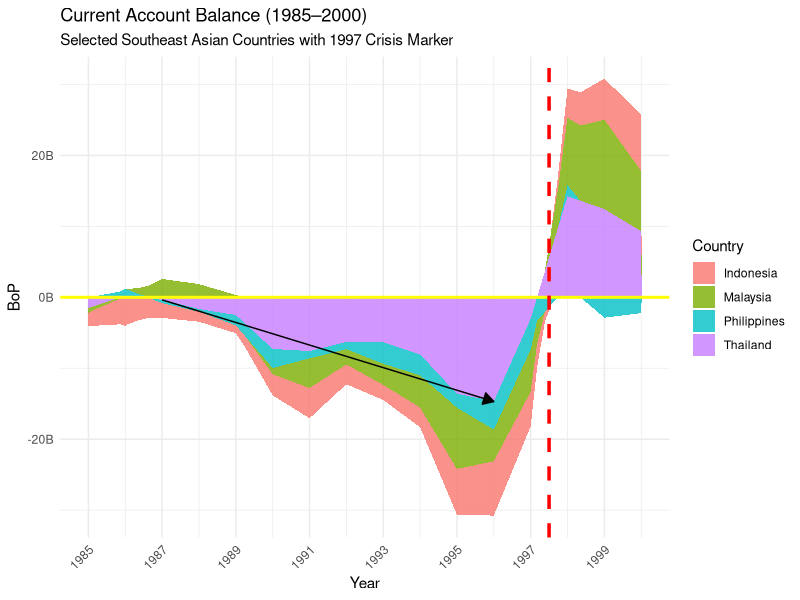

Reproduce this figure in R.

library(readxl)
library(tidyverse)
library(scales)
library(ggplot2)

data <- read_excel("current account balance.xlsx")

year_cols <- names(data)[grepl("^\\d{4}$", names(data))]


data_long <- data |>
  pivot_longer(
    cols = all_of(year_cols),
    names_to = "year",
    values_to = "current"
  ) |>
  mutate(
    year = as.numeric(year),
    balance = as.numeric(current),
    `Country Name` = str_trim(str_to_title(`Country Name`))
  ) |>
  drop_na(current)

selected_countries <- c("Indonesia","Malaysia", "Philippines","Thailand")

filtered_data <- data_long |>
  filter(
    `Country Name` %in% selected_countries,
    year >= 1985,
    year <= 2000
  )

arrow_data <- filtered_data |>
  filter(`Country Name` == "Thailand", year %in% c(1987, 1996))


ggplot(filtered_data, aes(x = year, y = balance, fill = `Country Name`)) +
  geom_area(position = "stack", alpha = 0.8) +
  geom_hline(yintercept = 0, color = "yellow", linewidth = 1) +
  geom_vline(xintercept = 1997.5, color = "red", linetype = "dashed", linewidth = 1.2) +
  annotate("segment",
           x = arrow_data$year[1],   # 1985
           xend = arrow_data$year[2], 
           y = arrow_data$balance[1], 
           yend = arrow_data$balance[2],
           color = "black",
           arrow = arrow(length = unit(0.3, "cm"), type = "closed")) +
  
  labs(
    title = "Current Account Balance (1985–2000)",
    subtitle = "Selected Southeast Asian Countries with 1997 Crisis Marker",
    x = "Year",
    y = "BoP",
    fill = "Country"
  ) +
  scale_x_continuous(breaks = seq(1985, 2000, by = 2)) +
  theme_minimal() +
  theme(
    axis.text.x = element_text(angle = 45, hjust = 1),
    strip.text = element_text(face = "bold")
  ) + scale_y_continuous(labels=label_number(scale = 1e-9, suffix = "B"))
